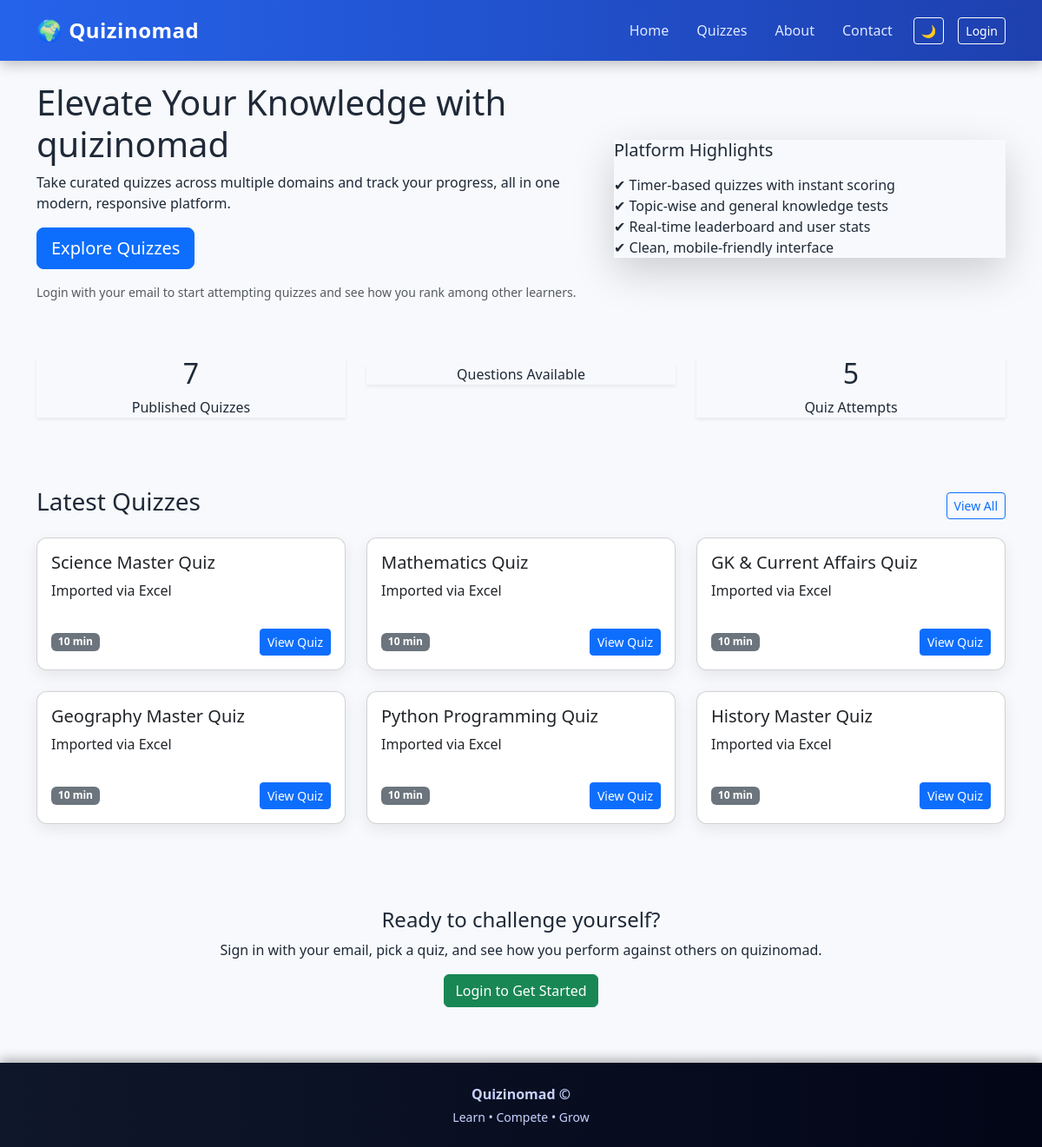
The page / on the database its author committed.
### myapp/models.py (models this page shows, shortened)
class Quiz(models.Model):
    title = models.CharField(max_length=200)
    description = models.TextField(blank=True)
    overview = models.TextField(
        blank=True,
        help_text="Short overview shown on quiz detail page"
    )
    rules = models.TextField(
        blank=True,
        help_text="Quiz rules (time, attempts, marking)"
    )
    topics_covered = models.TextField(
        blank=True,
        help_text="Comma separated topics"
    )
    difficulty_label = models.CharField(
        max_length=50,
        blank=True,
        help_text="Easy / Medium / Hard / Mixed"
    )
    category = models.ForeignKey(
        Category,
        related_name="quizzes",
        on_delete=models.SET_NULL,
        null=True,
        blank=True
    )
    time_limit = models.PositiveIntegerField(default=20)
    is_published = models.BooleanField(default=False)
    created_at = models.DateTimeField(auto_now_add=True)

### myapp/views.py (the view)
# urls.py: path("", views.index, name="index"),
def index(request):
    latest_quizzes = Quiz.objects.filter(is_published=True).order_by("-created_at")[:6]
    total_quizzes = Quiz.objects.filter(is_published=True).count()
    total_users = Attempt.objects.values("user").distinct().count()
    total_attempts = Attempt.objects.count()
    return render(request, "myapp/index.html", {
        "latest_quizzes": latest_quizzes,
        "total_quizzes": total_quizzes,
        "total_users": total_users,
        "total_attempts": total_attempts,
    })

### myapp/templates/myapp/index.html (shortened to what this page needs)
{% extends 'myapp/base.html' %}
{% block content %}
<section class="hero-section mb-5">
  <div class="row align-items-center">
    <div class="col-md-7">
      <h1 class="hero-title">Elevate Your Knowledge with <span>quizinomad</span></h1>
      <p class="hero-subtitle">
        Take curated quizzes across multiple domains and track your progress, all in one modern, responsive platform.
      </p>
      <div class="hero-actions">
        <a href="{% url 'myapp:quiz_list' %}" class="btn btn-primary btn-lg me-2">
          Explore Quizzes
        </a>
      </div>
      <p class="mt-3 text-muted small">
        Login with your email to start attempting quizzes and see how you rank among other learners.
      </p>
    </div>
    <div class="col-md-5 d-none d-md-block">
      <div class="hero-card shadow-lg">
        <h5 class="mb-3">Platform Highlights</h5>
        <ul class="list-unstyled mb-0">
          <li>✔ Timer-based quizzes with instant scoring</li>
          <li>✔ Topic-wise and general knowledge tests</li>
          <li>✔ Real-time leaderboard and user stats</li>
          <li>✔ Clean, mobile-friendly interface</li>
        </ul>
      </div>
    </div>
  </div>
</section>
<section class="stats-section mb-5">
  <div class="row text-center">
    <div class="col-md-4 mb-3">
      <div class="stat-card shadow-sm">
        <h2>{{ total_quizzes }}</h2>
        <p>Published Quizzes</p>
      </div>
    </div>
    <div class="col-md-4 mb-3">
      <div class="stat-card shadow-sm">
        <p>Questions Available</p>
      </div>
    </div>
    <div class="col-md-4 mb-3">
      <div class="stat-card shadow-sm">
        <h2>{{ total_attempts }}</h2>
        <p>Quiz Attempts</p>
      </div>
    </div>
  </div>
</section>
<section class="latest-quizzes mb-5">
  <div class="d-flex justify-content-between align-items-center mb-3">
    <h3 class="section-title">Latest Quizzes</h3>
    <a href="{% url 'myapp:quiz_list' %}" class="btn btn-sm btn-outline-primary">
      View All
    </a>
  </div>
  <div class="row">
    {% for quiz in latest_quizzes %}
      <div class="col-md-4 mb-4">
        <div class="card quiz-card h-100">
          <div class="card-body d-flex flex-column">
            <h5 class="card-title">{{ quiz.title }}</h5>
            <p class="card-text flex-grow-1">
              {{ quiz.description|default:"No description provided."|truncatechars:120 }}
            </p>
            <div class="d-flex justify-content-between align-items-center mt-3">
              <span class="badge bg-secondary">
                {{ quiz.time_limit }} min
              </span>
              <a href="{% url 'myapp:quiz_detail' quiz.pk %}" class="btn btn-sm btn-primary">
                View Quiz
              </a>
            </div>
          </div>
        </div>
      </div>
    {% empty %}
      <div class="col-12">
        <div class="alert alert-info">
          No quizzes are published yet. Please login as admin and create a quiz.
        </div>
      </div>
    {% endfor %}
  </div>
</section>
<section class="cta-section text-center py-4 mb-3">
  <h4 class="mb-2">Ready to challenge yourself?</h4>
  <p class="mb-3">
    Sign in with your email, pick a quiz, and see how you perform against others on quizinomad.
  </p>
  {% if user.is_authenticated %}
    <a href="{% url 'myapp:quiz_list' %}" class="btn btn-success">
      Start a Quiz Now
    </a>
  {% else %}
    <a href="{% url 'login' %}" class="btn btn-success">
      Login to Get Started
    </a>
  {% endif %}
</section>
{% endblock %}

### myapp/templates/myapp/base.html (shortened to what this page needs)
{% load static %}
<!DOCTYPE html>
<html lang="en">
<head>
  <link href="https://cdn.jsdelivr.net/npm/bootstrap@5.3.2/dist/css/bootstrap.min.css" rel="stylesheet">
  <link rel="stylesheet" href="{% static 'myapp/css/style.css' %}">
</head>
<body class="d-flex flex-column min-vh-100">
  <nav class="navbar navbar-expand-lg custom-navbar">
    <div class="container">
      <a class="navbar-brand" href="{% url 'myapp:index' %}">
        🌍 Quizinomad
      </a>
      <div class="collapse navbar-collapse" id="navMenu">
       <ul class="navbar-nav ms-auto align-items-center">
  <li class="nav-item">
    <a class="nav-link" href="{% url 'myapp:index' %}">Home</a>
  </li>
  <li class="nav-item">
  <a class="nav-link" href="{% url 'myapp:quiz_list' %}">Quizzes</a>
  </li>
  <li class="nav-item">
    <a class="nav-link" href="{% url 'myapp:about' %}">About</a>
  </li>
  <li class="nav-item">
    <a class="nav-link" href="{% url 'myapp:contact' %}">Contact</a>
  </li>
  <li class="nav-item ms-3">
  <button id="themeToggle"
          class="btn btn-sm btn-outline-light"
          type="button">
    🌙
  </button>
</li>
  {% if user.is_authenticated %}
    <li class="nav-item ms-3">
      <a class="nav-link fw-semibold" href="{% url 'myapp:profile' %}">
        👤 Profile
      </a>
    </li>
  {% else %}
    <li class="nav-item ms-3">
      <a class="btn btn-outline-light btn-sm" href="{% url 'login' %}">
        Login
      </a>
    </li>
  {% endif %}
</ul>
      </div>
    </div>
  </nav>
  <main class="container my-4 flex-grow-1">
    {% block content %}{% endblock %}
  </main>
  <footer class="custom-footer py-4 mt-auto">
    <div class="container text-center">
      <p class="fw-semibold mb-1">
        Quizinomad © {{ now|date:"Y" }}
      </p>
      <p class="small mb-0">
        Learn • Compete • Grow
      </p>
    </div>
  </footer>
</body>
</html>

### static/myapp/css/style.css (style rules this page uses)
:root { --bg-main: #f7f9fc; --text-main: #1f2937; --nav-gradient: linear-gradient(90deg, #2563eb, #1e40af); --footer-gradient: linear-gradient(90deg, #0f172a, #020617); --card-bg: #ffffff; --accent: #38bdf8; }
body { background-color: var(--bg-main); color: var(--text-main); font-family: system-ui, -apple-system, BlinkMacSystemFont, "Segoe UI", sans-serif; transition: background 0.3s ease, color 0.3s ease; }
.custom-navbar { background: var(--nav-gradient); padding: 0.75rem 0; box-shadow: 0 4px 15px rgba(0,0,0,0.25); }
.custom-navbar .navbar-brand { color: #ffffff !important; font-weight: 700; font-size: 1.5rem; letter-spacing: 0.5px; transition: transform 0.3s ease; }
.custom-navbar .nav-link { color: #e0e7ff !important; font-weight: 500; margin-left: 1rem; position: relative; transition: color 0.3s ease; }
.custom-navbar .nav-link::after { content: ""; position: absolute; width: 0; height: 2px; bottom: -4px; left: 0; background-color: #ffffff; transition: width 0.3s ease; }
.custom-navbar .btn-outline-light { border-color: #ffffff; color: #ffffff; transition: all 0.3s ease; }
.card { background-color: var(--card-bg); border-radius: 0.75rem; box-shadow: 0 6px 18px rgba(0,0,0,0.08); transition: transform 0.25s ease, box-shadow 0.25s ease; }
.custom-footer { background: var(--footer-gradient); color: #c7d2fe; text-align: center; box-shadow: 0 -4px 12px rgba(0,0,0,0.3); }
.custom-footer p { margin: 0; font-weight: 500; }

### rows shown on the page
Quiz: title "Science Master Quiz", description "Imported via Excel", time_limit "10"
Quiz: title "Mathematics Quiz", description "Imported via Excel", time_limit "10"
Quiz: title "GK & Current Affairs Quiz", description "Imported via Excel", time_limit "10"
Quiz: title "Geography Master Quiz", description "Imported via Excel", time_limit "10"
Quiz: title "Python Programming Quiz", description "Imported via Excel", time_limit "10"
Quiz: title "History Master Quiz", description "Imported via Excel", time_limit "10"

### other values the page prints
{{ total_quizzes }} "7"
{{ total_attempts }} "5"
